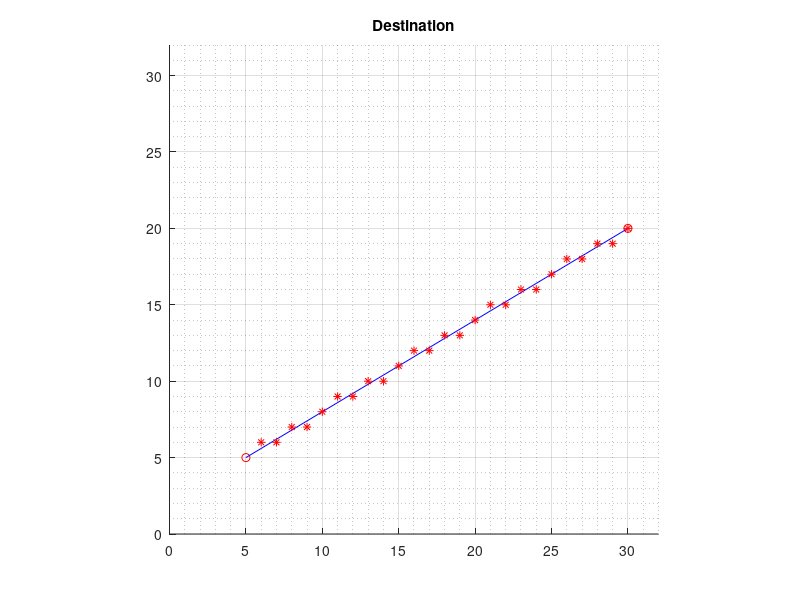

Write MATLAB code to recreate this figure.
function compare_velo
clear all;
close all;
format compact;

x = [5,30];
y = [5,20];
sample = length(x);

deltaX=x(2)-x(1);
deltaY=y(2)-y(1);
deltaX=abs(deltaX*2);
deltaY=abs(deltaY*2);

FigHandle = figure;
set(FigHandle, 'Position', [100, 100, 600, 600]);

subplot(111);
axis equal;
title('Destination');
xlim([0,32]);
ylim([0,32]);
hold on;
grid on;
grid minor;



for idx=1:sample
    subplot(1,1,1);
    plot(x(idx),y(idx),'ro');
    plot(x(1:idx),y(1:idx),'b-');
 
    drawnow();
end


if(deltaX>deltaY)
 D = deltaY - deltaX / 2; %initial value
 nextX=x(1);
 nextY=y(1);
 while (nextX ~= x(2)) 
%           fraction>=0????Q(a+i+1,b+j+1)???
%           ????nextX,nextY???+1
            if (D >= 0) 
                nextY = nextY + 1;      %y?1????
                D = D - deltaX;  %fraction?deltaX??            
            end
%           fraction<0????P(a+i+1,b+j)???
%           ????nextX??+1
            nextX = nextX + 1;      %// x?1????
            D = D + deltaY;  %// fraction?deltaY???

            subplot(1,1,1);
            plot(nextX, nextY,'r*');
            drawnow();
            pause(0.5);
 end

end